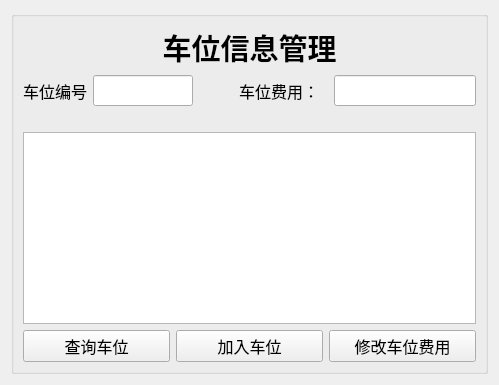
        <widget class="QWidget" name="tab_3">
         <attribute name="title">
          <string>车位管理</string>
         </attribute>
         <layout class="QGridLayout" name="gridLayout_6">
          <item row="0" column="0">
           <widget class="QGroupBox" name="groupBox_2">
            <property name="title">
             <string/>
            </property>
            <layout class="QGridLayout" name="gridLayout_5">
             <item row="0" column="0">
              <widget class="QLabel" name="label_16">
               <property name="font">
                <font>
                 <pointsize>22</pointsize>
                 <weight>75</weight>
                 <bold>true</bold>
                </font>
               </property>
               <property name="text">
                <string>&lt;html&gt;&lt;head/&gt;&lt;body&gt;&lt;p align=&quot;center&quot;&gt;车位信息管理&lt;/p&gt;&lt;/body&gt;&lt;/html&gt;</string>
               </property>
              </widget>
             </item>
             <item row="1" column="0">
              <layout class="QVBoxLayout" name="verticalLayout_8">
               <item>
                <layout class="QHBoxLayout" name="horizontalLayout_22">
                 <item>
                  <widget class="QLabel" name="label_17">
                   <property name="font">
                    <font>
                     <family>Agency FB</family>
                     <pointsize>12</pointsize>
                    </font>
                   </property>
                   <property name="text">
                    <string>车位编号</string>
                   </property>
                  </widget>
                 </item>
                 <item>
                  <widget class="QLineEdit" name="parkingIdEdit">
                   <property name="maximumSize">
                    <size>
                     <width>100</width>
                     <height>16777215</height>
                    </size>
                   </property>
                   <property name="font">
                    <font>
                     <family>Agency FB</family>
                     <pointsize>12</pointsize>
                    </font>
                   </property>
                  </widget>
                 </item>
                 <item>
                  <spacer name="horizontalSpacer_7">
                   <property name="orientation">
                    <enum>Qt::Horizontal</enum>
                   </property>
                   <property name="sizeHint" stdset="0">
                    <size>
                     <width>40</width>
                     <height>20</height>
                    </size>
                   </property>
                  </spacer>
                 </item>
                 <item>
                  <layout class="QHBoxLayout" name="horizontalLayout_41">
                   <item>
                    <widget class="QLabel" name="label_21">
                     <property name="font">
                      <font>
                       <family>Agency FB</family>
                       <pointsize>12</pointsize>
                      </font>
                     </property>
                     <property name="text">
                      <string>车位费用：  </string>
                     </property>
                    </widget>
                   </item>
                   <item>
                    <widget class="QLineEdit" name="parkingPriceEdit">
                     <property name="font">
                      <font>
                       <family>Agency FB</family>
                       <pointsize>12</pointsize>
                      </font>
                     </property>
                    </widget>
                   </item>
                  </layout>
                 </item>
                </layout>
               </item>
               <item>
                <layout class="QHBoxLayout" name="horizontalLayout_23">
                 <item>
                  <spacer name="horizontalSpacer_8">
                   <property name="orientation">
                    <enum>Qt::Horizontal</enum>
                   </property>
                   <property name="sizeHint" stdset="0">
                    <size>
                     <width>40</width>
                     <height>20</height>
                    </size>
                   </property>
                  </spacer>
                 </item>
                </layout>
               </item>
               <item>
                <widget class="QTableView" name="parkingTableView"/>
               </item>
              </layout>
             </item>
             <item row="2" column="0">
              <layout class="QHBoxLayout" name="horizontalLayout_24">
               <item>
                <widget class="QPushButton" name="queryParkingButton">
                 <property name="font">
                  <font>
                   <family>Agency FB</family>
                   <pointsize>12</pointsize>
                  </font>
                 </property>
                 <property name="text">
                  <string>查询车位</string>
                 </property>
                </widget>
               </item>
               <item>
                <widget class="QPushButton" name="addParkingButton">
                 <property name="font">
                  <font>
                   <family>Agency FB</family>
                   <pointsize>12</pointsize>
                  </font>
                 </property>
                 <property name="text">
                  <string>加入车位</string>
                 </property>
                </widget>
               </item>
               <item>
                <widget class="QPushButton" name="modifyParkingButton">
                 <property name="font">
                  <font>
                   <family>Agency FB</family>
                   <pointsize>12</pointsize>
                  </font>
                 </property>
                 <property name="text">
                  <string>修改车位费用</string>
                 </property>
                </widget>
               </item>
              </layout>
             </item>
            </layout>
           </widget>
          </item>
         </layout>
        </widget>
